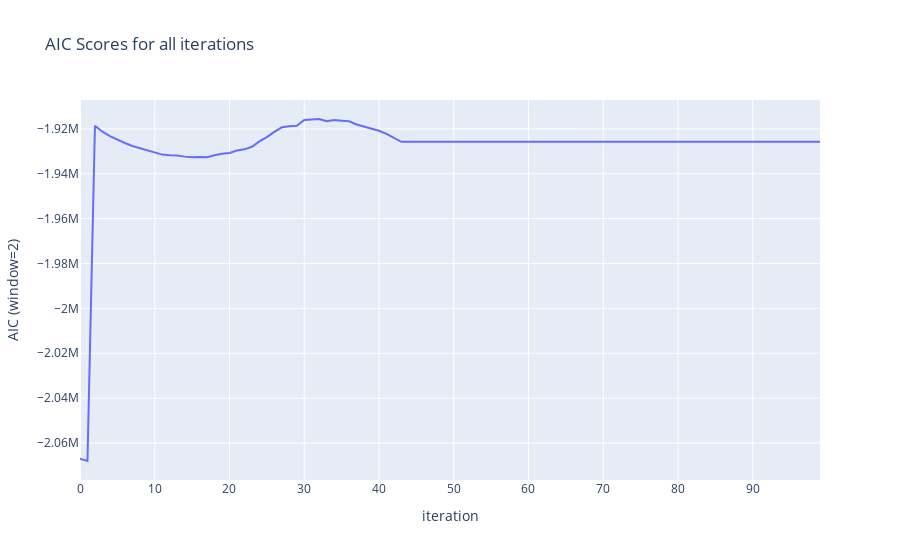

The notebook cell saved with this chart:
### Code cell
px.line(control_signal.scores, title='AIC Scores for all iterations').update_layout(xaxis_title='iteration', yaxis_title=f'AIC (window={control_signal.window})', showlegend=False).show()
